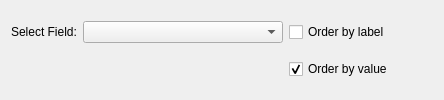
          <widget class="QWidget" name="tabPie">
           <attribute name="title">
            <string>Pie Chart</string>
           </attribute>
           <layout class="QGridLayout" name="gridLayout_37">
            <item row="0" column="4">
             <spacer name="horizontalSpacer_10">
              <property name="orientation">
               <enum>Qt::Horizontal</enum>
              </property>
              <property name="sizeHint" stdset="0">
               <size>
                <width>40</width>
                <height>20</height>
               </size>
              </property>
             </spacer>
            </item>
            <item row="0" column="2">
             <widget class="QCheckBox" name="checkBoxPieOrderLabel">
              <property name="text">
               <string>Order by label</string>
              </property>
              <property name="autoExclusive">
               <bool>true</bool>
              </property>
              <attribute name="buttonGroup">
               <string notr="true">buttonGroup_3</string>
              </attribute>
             </widget>
            </item>
            <item row="0" column="1">
             <widget class="QComboBox" name="comboBoxPie">
              <property name="minimumSize">
               <size>
                <width>200</width>
                <height>0</height>
               </size>
              </property>
             </widget>
            </item>
            <item row="0" column="0">
             <widget class="QLabel" name="label_28">
              <property name="text">
               <string>Select Field:</string>
              </property>
             </widget>
            </item>
            <item row="1" column="2">
             <widget class="QCheckBox" name="checkBoxPieOrderValue">
              <property name="text">
               <string>Order by value</string>
              </property>
              <property name="checked">
               <bool>true</bool>
              </property>
              <property name="autoExclusive">
               <bool>true</bool>
              </property>
              <attribute name="buttonGroup">
               <string notr="true">buttonGroup_3</string>
              </attribute>
             </widget>
            </item>
           </layout>
          </widget>
